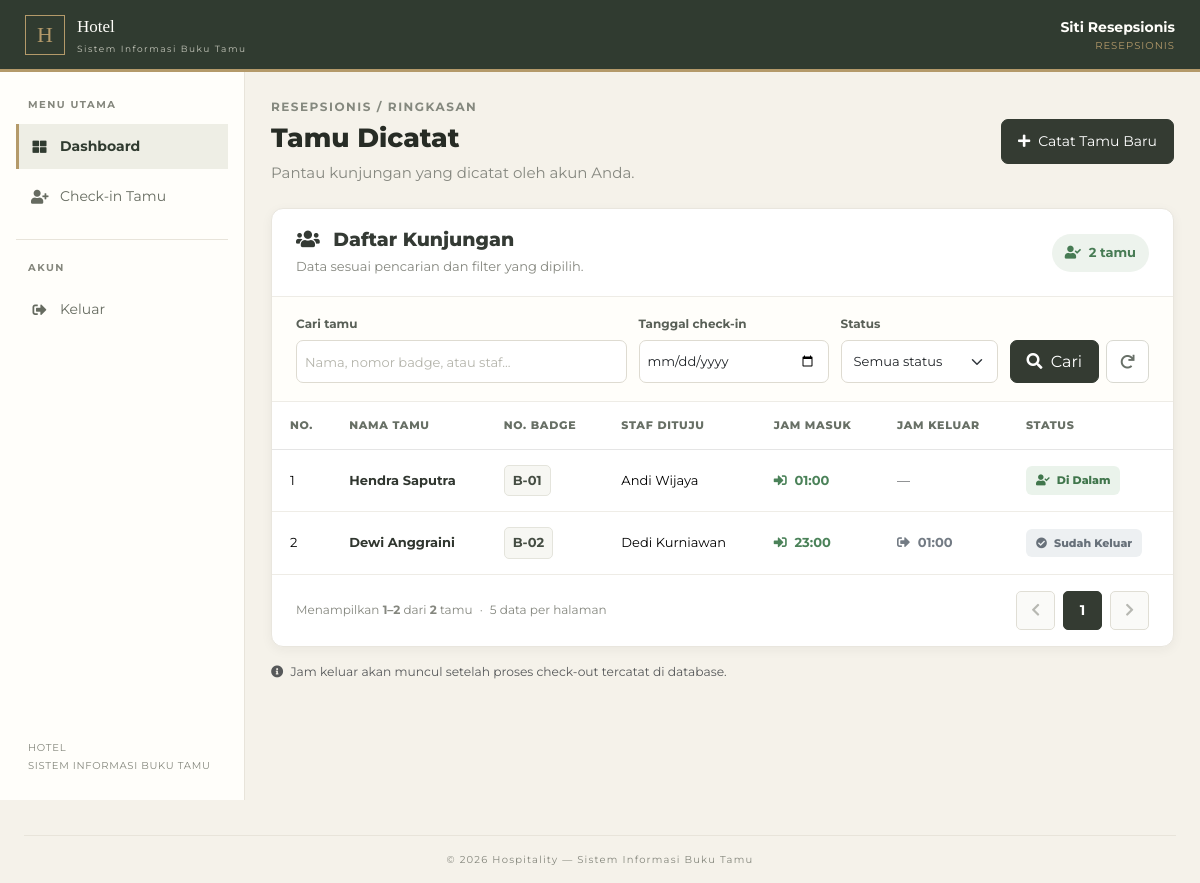
/resepsionis/index.php (signed in), run on the app's committed database.
### tables this page shows
CREATE TABLE tb_tamu (
    id INT AUTO_INCREMENT PRIMARY KEY,
    nama_tamu VARCHAR(100) NOT NULL,
    no_identitas VARCHAR(50) NOT NULL,
    no_telepon VARCHAR(20) NOT NULL,
    instansi VARCHAR(100) DEFAULT NULL,
    staf_dituju_id INT NOT NULL,
    no_badge VARCHAR(20) NOT NULL,
    keperluan VARCHAR(255) DEFAULT NULL,
    waktu_checkin DATETIME NOT NULL DEFAULT CURRENT_TIMESTAMP,
    waktu_checkout DATETIME DEFAULT NULL,
    status ENUM('di_dalam', 'sudah_keluar') NOT NULL DEFAULT 'di_dalam',
    dicatat_oleh INT NOT NULL,
    diproses_keluar_oleh INT DEFAULT NULL,
    created_at TIMESTAMP DEFAULT CURRENT_TIMESTAMP,

    CONSTRAINT fk_tamu_staf
        FOREIGN KEY (staf_dituju_id) REFERENCES tb_staf(id)
        ON UPDATE CASCADE ON DELETE RESTRICT,

    CONSTRAINT fk_tamu_dicatat_oleh
        FOREIGN KEY (dicatat_oleh) REFERENCES tb_users(id)
        ON UPDATE CASCADE ON DELETE RESTRICT,

    CONSTRAINT fk_tamu_diproses_keluar_oleh
        FOREIGN KEY (diproses_keluar_oleh) REFERENCES tb_users(id)
        ON UPDATE CASCADE ON DELETE SET NULL
);

CREATE TABLE tb_staf (
    id INT AUTO_INCREMENT PRIMARY KEY,
    nama_staf VARCHAR(100) NOT NULL,
    departemen VARCHAR(100) NOT NULL,
    created_at TIMESTAMP DEFAULT CURRENT_TIMESTAMP,
    updated_at TIMESTAMP DEFAULT CURRENT_TIMESTAMP ON UPDATE CURRENT_TIMESTAMP
);

### resepsionis/index.php (the view, shortened to what this page needs)
<?php
$dbConnection = new DatabaseConnection();
$conn = $dbConnection->getConnection();
$base = '../';
function e($value): string
{
    return htmlspecialchars((string)($value ?? ''), ENT_QUOTES, 'UTF-8');
}
$keyword = trim((string)($_GET['q'] ?? ''));
$tanggal = trim((string)($_GET['tanggal'] ?? ''));
$perPage = 5;
$pageInput = filter_input(INPUT_GET, 'page', FILTER_VALIDATE_INT);
$page = ($pageInput && $pageInput > 0) ? $pageInput : 1;
$list_tamu = [];
$totalData = 0;
$totalPages = 1;
$loadError = false;
try {
    $where = [
        't.dicatat_oleh = :uid'
    ];
    $params = [
        ':uid' => $_SESSION['id']
    ];
    if (
        $tanggal !== '' &&
        preg_match('/^\d{4}-\d{2}-\d{2}$/', $tanggal)
    ) {
        $dateObject = DateTime::createFromFormat('!Y-m-d', $tanggal);
        if ($dateObject && $dateObject->format('Y-m-d') === $tanggal) {
            $where[] = 'DATE(t.waktu_checkin) = :tanggal';
            $params[':tanggal'] = $tanggal;
        } else {
            $tanggal = '';
        }
    } else {
        $tanggal = '';
    }
    $whereSql = ' WHERE ' . implode(' AND ', $where);
    $countSql = "
        SELECT COUNT(*)
        FROM tb_tamu t
        LEFT JOIN tb_staf s ON s.id = t.staf_dituju_id
        $whereSql
    ";
    $countStmt = $conn->prepare($countSql);
    $countStmt->execute($params);
    $totalData = (int) $countStmt->fetchColumn();
    $totalPages = max(1, (int) ceil($totalData / $perPage));
    $page = min($page, $totalPages);
    $offset = ($page - 1) * $perPage;
    $dataSql = "
        SELECT
            t.id,
            t.nama_tamu,
            t.no_badge,
            t.waktu_checkin,
            t.waktu_checkout,
            t.status,
            s.nama_staf
        FROM tb_tamu t
        LEFT JOIN tb_staf s ON s.id = t.staf_dituju_id
        $whereSql
        ORDER BY t.waktu_checkin DESC
        LIMIT $perPage OFFSET $offset
    ";
    $dataStmt = $conn->prepare($dataSql);
    $dataStmt->execute($params);
    $list_tamu = $dataStmt->fetchAll(PDO::FETCH_ASSOC);
} catch (PDOException $ex) {
    error_log('Dashboard resepsionis: ' . $ex->getMessage());
    $loadError = true;
}
require_once('../inc/header.php');
$queryParams = $_GET;
unset($queryParams['page']);
$previousParams = $queryParams;
$previousParams['page'] = max(1, $page - 1);
$previousUrl = '?' . http_build_query($previousParams);
$nextParams = $queryParams;
$nextParams['page'] = min($totalPages, $page + 1);
$nextUrl = '?' . http_build_query($nextParams);
?>
<link rel="stylesheet" href="<?= $base ?>asset/css/resepsionis.css">
<div class="reception-page">
    <div class="reception-heading">
        <div>
            <div class="reception-eyebrow">Resepsionis / Ringkasan</div>
            <h1 class="reception-title">Tamu Dicatat</h1>
            <p class="reception-subtitle">
                Pantau kunjungan yang dicatat oleh akun Anda.
            </p>
        </div>
        <a href="tamu_masuk.php" class="reception-add">
            <i class="fas fa-plus me-2"></i>Catat Tamu Baru
        </a>
    </div>
    <?php if ($loadError): ?>
    <div class="alert alert-danger">
        Data tamu gagal dimuat. Periksa koneksi database dan struktur tabel.
    </div>
    <?php else: ?>
    <section class="reception-panel">
        <div class="reception-panel-heading">
            <div>
                <h5>
                    <i class="fas fa-users me-2"></i>
                    Daftar Kunjungan
                </h5>
                <p>Data sesuai pencarian dan filter yang dipilih.</p>
            </div>
            <span class="reception-count-badge">
                <i class="fas fa-user-check me-1"></i>
                <?= number_format($totalData, 0, ',', '.') ?> tamu
            </span>
        </div>
        <div class="reception-filter">
            <form method="GET" action="index.php">
                <div class="reception-filter-grid">
                    <div>
                        <label for="q" class="form-label">Cari tamu</label>
                        <input type="search" id="q" name="q" class="form-control"
                            placeholder="Nama, nomor badge, atau staf..." value="<?= e($keyword) ?>">
                    </div>
                    <div>
                        <label for="tanggal" class="form-label">
                            Tanggal check-in
                        </label>
                        <input type="date" id="tanggal" name="tanggal" class="form-control" value="<?= e($tanggal) ?>">
                    </div>
                    <div>
                        <label for="status" class="form-label">Status</label>
                        <select id="status" name="status" class="form-select">
                            <option value="">Semua status</option>
                        </select>
                    </div>
                    <div class="reception-filter-actions">
                        <button type="submit" class="btn reception-search-btn">
                            <i class="fas fa-search me-1"></i> Cari
                        </button>
                        <a href="index.php" class="reception-reset-btn" title="Reset filter" aria-label="Reset filter">
                            <i class="fas fa-redo"></i>
                        </a>
                    </div>
                </div>
            </form>
        </div>
        <div class="reception-table-wrap">
            <table class="table reception-table align-middle">
                <thead>
                    <tr>
                        <th>No.</th>
                        <th>Nama Tamu</th>
                        <th>No. Badge</th>
                        <th>Staf Dituju</th>
                        <th>Jam Masuk</th>
                        <th>Jam Keluar</th>
                        <th>Status</th>
                    </tr>
                </thead>
                <tbody>
                    <?php if (empty($list_tamu)): ?>
                    <tr>
                        <td colspan="7" class="reception-empty">
                            <i class="far fa-folder-open"></i>
                            <strong>Data tamu tidak ditemukan</strong>
                            <div class="mt-1">
                                Coba ubah kata kunci atau filter pencarian.
                            </div>
                        </td>
                    </tr>
                    <?php else: ?>
                    <?php foreach ($list_tamu as $index => $t): ?>
                    <?php
                            $status = strtolower(trim((string)($t['status'] ?? '')));
                            $sudahKeluar = in_array(
                                $status,
                                ['sudah_keluar', 'sudah keluar', 'keluar', 'checkout', 'checked_out'],
                                true
                            );
                            $jamMasuk = !empty($t['waktu_checkin'])
                                ? date('H:i', strtotime($t['waktu_checkin']))
                                : '—';
                            $jamKeluar = !empty($t['waktu_checkout'])
                                ? date('H:i', strtotime($t['waktu_checkout']))
                                : '—';
                            ?>
                    <tr>
                        <td class="reception-number">
                            <?= $offset + $index + 1 ?>
                        </td>
                        <td>
                            <span class="reception-guest-name">
                                <?= e($t['nama_tamu'] ?? '-') ?>
                            </span>
                        </td>
                        <td>
                            <span class="reception-badge">
                                <?= e($t['no_badge'] ?? '-') ?>
                            </span>
                        </td>
                        <td><?= e($t['nama_staf'] ?? '-') ?></td>
                        <td>
                            <span class="reception-time">
                                <i class="fas fa-sign-in-alt me-1"></i>
                                <?= e($jamMasuk) ?>
                            </span>
                        </td>
                        <td>
                            <?php if (!empty($t['waktu_checkout'])): ?>
                            <span class="reception-time out">
                                <i class="fas fa-sign-out-alt me-1"></i>
                                <?= e($jamKeluar) ?>
                            </span>
                            <?php else: ?>
                            <span class="text-muted">—</span>
                            <?php endif; ?>
                        </td>
                        <td>
                            <?php if ($sudahKeluar): ?>
                            <span class="reception-status outside">
                                <i class="fas fa-check-circle me-1"></i>
                                Sudah Keluar
                            </span>
                            <?php else: ?>
                            <span class="reception-status inside">
                                <i class="fas fa-user-check me-1"></i>
                                Di Dalam
                            </span>
                            <?php endif; ?>
                        </td>
                    </tr>
                    <?php endforeach; ?>
                    <?php endif; ?>
                </tbody>
            </table>
        </div>
        <div class="reception-pagination">
            <div class="reception-pagination-info">
                <?php if ($totalData > 0): ?>
                Menampilkan
                <strong><?= $offset + 1 ?>–<?= min($offset + $perPage, $totalData) ?></strong>
                dari <strong><?= number_format($totalData, 0, ',', '.') ?></strong> tamu
                <span class="mx-1">·</span>
                5 data per halaman
                <?php else: ?>
                Tidak ada data untuk ditampilkan
                <?php endif; ?>
            </div>
            <nav class="reception-pagination-controls" aria-label="Navigasi halaman">
                <a href="<?= e($previousUrl) ?>" class="reception-page-btn <?= $page <= 1 ? 'disabled' : '' ?>"
                    aria-label="Halaman sebelumnya" <?= $page <= 1 ? 'aria-disabled="true"' : '' ?>>
                    <i class="fas fa-chevron-left"></i>
                </a>
                <span class="reception-page-current" aria-current="page">
                    <?= $page ?>
                </span>
                <a href="<?= e($nextUrl) ?>" class="reception-page-btn <?= $page >= $totalPages ? 'disabled' : '' ?>"
                    aria-label="Halaman berikutnya" <?= $page >= $totalPages ? 'aria-disabled="true"' : '' ?>>
                    <i class="fas fa-chevron-right"></i>
                </a>
            </nav>
        </div>
    </section>
    <?php endif; ?>
    <div class="text-muted small mt-3">
        <i class="fas fa-info-circle me-1"></i>
        Jam keluar akan muncul setelah proses check-out tercatat di database.
    </div>
</div>
<?php require_once('../inc/footer.php'); ?>

### data on the page
tb_tamu: index "1", nama_tamu "Hendra Saputra", no_badge "B-01", staf_dituju.nama_staf "Andi Wijaya", waktu_checkin "01:00", status "di_dalam" (drawn)
tb_tamu: index "2", nama_tamu "Dewi Anggraini", no_badge "B-02", staf_dituju.nama_staf "Dedi Kurniawan", waktu_checkin "23:00", waktu_checkout "01:00", status "sudah_keluar" (drawn)

### other printed values
$nama "Siti Resepsionis"
$role "RESEPSIONIS"
$totalData "2"
$offset + 1 "1"
min($offset + $perPage, $totalData) "2"
$page "1"
